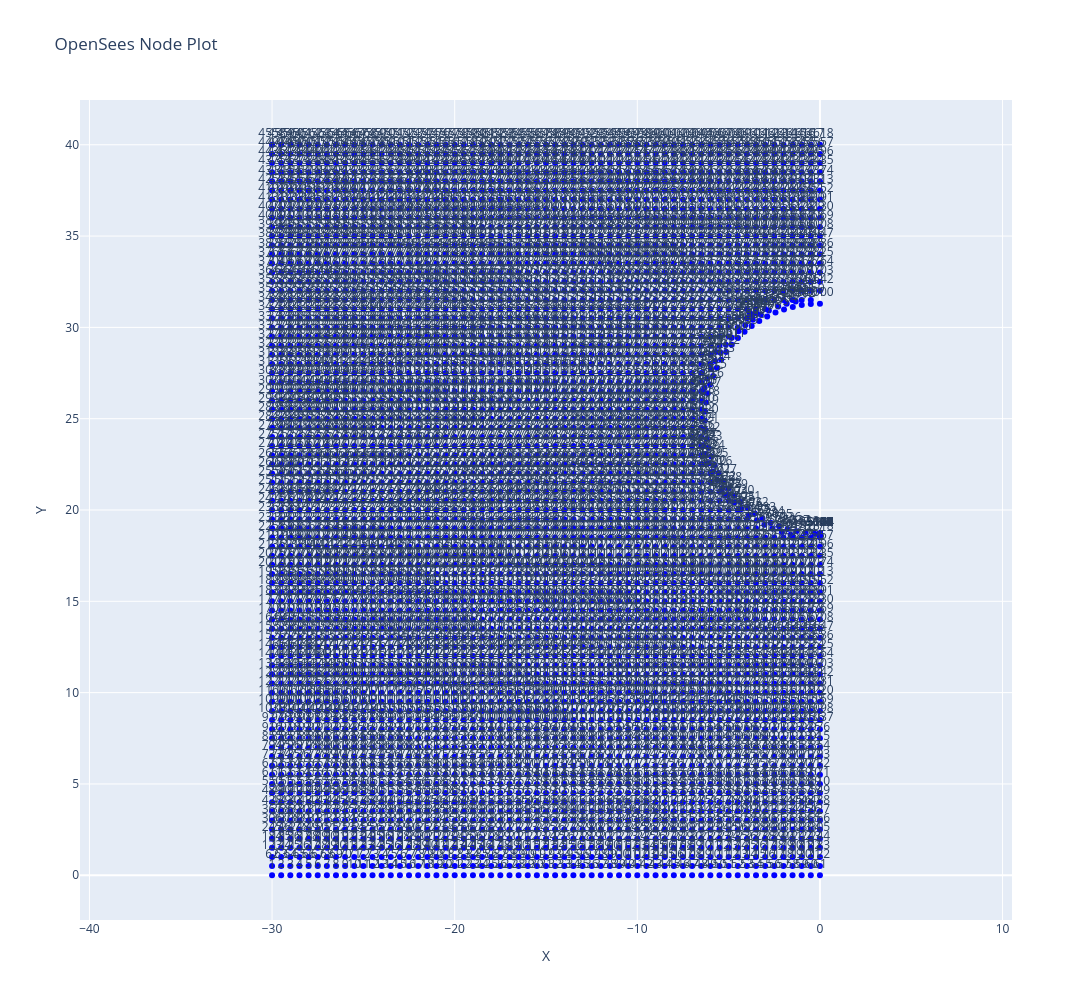

Source (notebook cell):
### Markdown cell above
### Plot Nodes

### Code cell
import openseespy.opensees as ops
import plotly.graph_objects as go

# Get all node tags and coordinates
node_tags = ops.getNodeTags()
node_coords = [ops.nodeCoord(tag) for tag in node_tags]

# Prepare data for plot
x_coords = [coord[0] for coord in node_coords]
y_coords = [coord[1] for coord in node_coords]
labels = [str(tag) for tag in node_tags]

# Plot
fig = go.Figure(data=go.Scatter(
    x=x_coords,
    y=y_coords,
    mode='markers+text',
    text=labels,
    textposition="top center",
    marker=dict(size=6, color='blue')
))

fig.update_layout(
    title="OpenSees Node Plot",
    xaxis_title="X",
    yaxis_title="Y",
    xaxis=dict(scaleanchor="y", scaleratio=1),
    height=1000,
    width=1500,
    showlegend=False
)

fig.show()

### Figure 1 — Plotly figure (JSON) as saved in the notebook; plotly's stock layout.template omitted (floating-point values rounded to 4 significant figures; data arrays with more than 128 entries replaced by an {"elided": "..."} marker saying what was removed)
{"data": [{"marker": {"color": "blue", "size": 6}, "mode": "markers+text", "text": {"elided": "4782 str values"}, "textposition": "top center", "type": "scatter", "x": {"elided": "4782 float values"}, "y": {"elided": "4782 float values"}}], "layout": {"height": 1000, "showlegend": false, "title": {"text": "OpenSees Node Plot"}, "width": 1500, "xaxis": {"scaleanchor": "y", "scaleratio": 1, "title": {"text": "X"}}, "yaxis": {"title": {"text": "Y"}}}}
